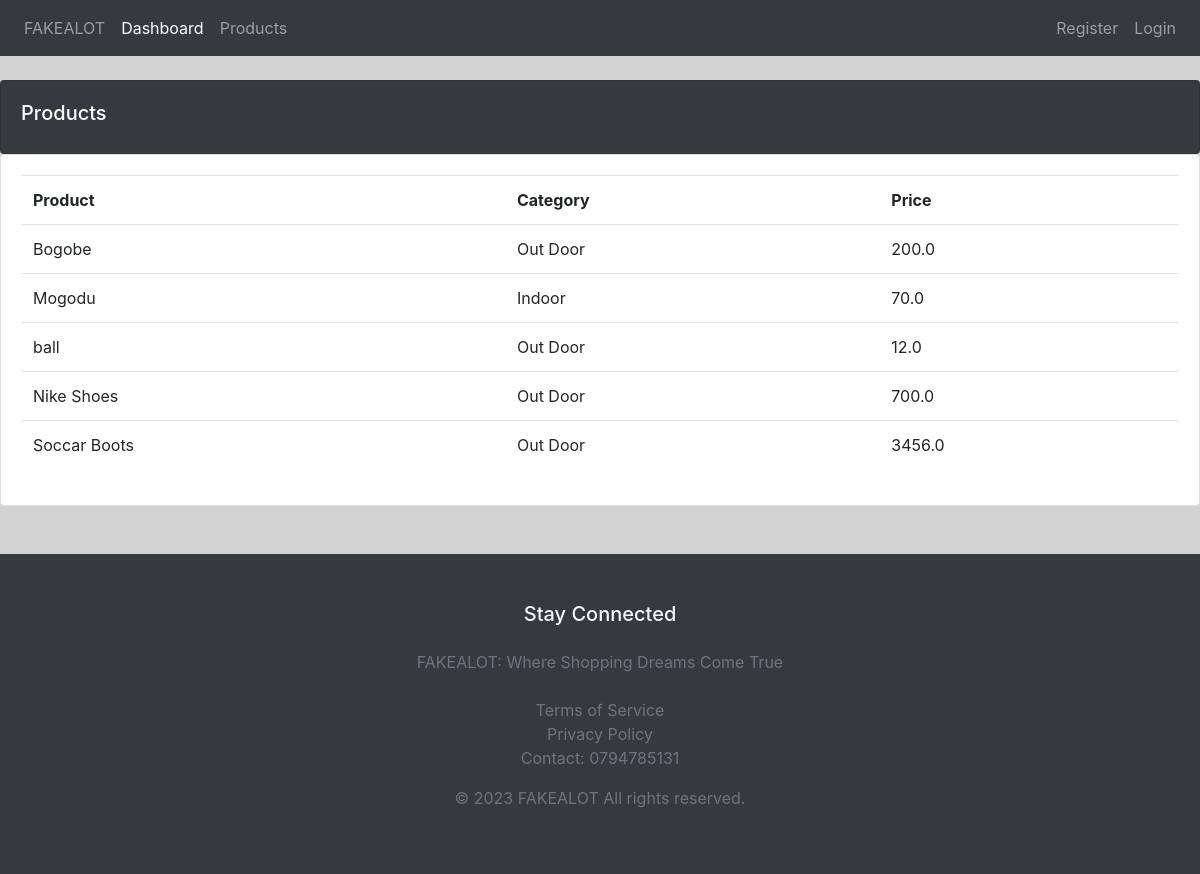
Screenshot of /products/ with the database file from the repository.
### accounts/models.py (models this page shows, shortened)
class Product(models.Model):
    CATEGORY = (
        ('Indoor', 'Indoor'),
        ('Out Door', 'Out Door'),
    )
    name = name = models.CharField(max_length = 200, null = True)
    price = models.FloatField(null = True)
    category = models.CharField(max_length = 200, null = True, choices = CATEGORY)
    description = models.CharField(max_length = 200, null = True)
    date_created = models.DateTimeField(auto_now_add = True, null = True)
    tags = models.ManyToManyField(Tag)

### accounts/views.py (the view)
# urls.py: path('products/',views.products, name = 'products'),
def products(request):
    products = Product.objects.all()
    return render(request, 'accounts/products.html', {'products': products})

### accounts/templates/accounts/products.html
{% extends 'accounts/main.html' %}
{% block content %}
<br>
<div class="row ">
    <div class="col-md">
        <div class="card card-body bg-dark">
            <h5 class="text-white">Products</h5>
        </div>
        <div class="card card-body">
            <table class="table">
                <tr>
                    <th class="text-black">Product</th>
                    <th class="text-black">Category</th>
                    <th class="text-black">Price</th>
                </tr>
                {% for i in products %}
                    <tr>
                        <td>{{i.name}}</td>
                        <td>{{i.category}}</td>
                        <td>{{i.price}}</td>
                    </tr>
                {% endfor %}
            </table>
        </div>
    </div>
</div>
{% endblock content %}

### accounts/templates/accounts/main.html (style rules this page uses)
.custom-body { background-color: lightgrey; }

### rows the page displays
Product: name "Bogobe", category "Out Door", price "200.0"
Product: name "Mogodu", category "Indoor", price "70.0"
Product: name "ball", category "Out Door", price "12.0"
Product: name "Nike Shoes", category "Out Door", price "700.0"
Product: name "Soccar Boots", category "Out Door", price "3456.0"
